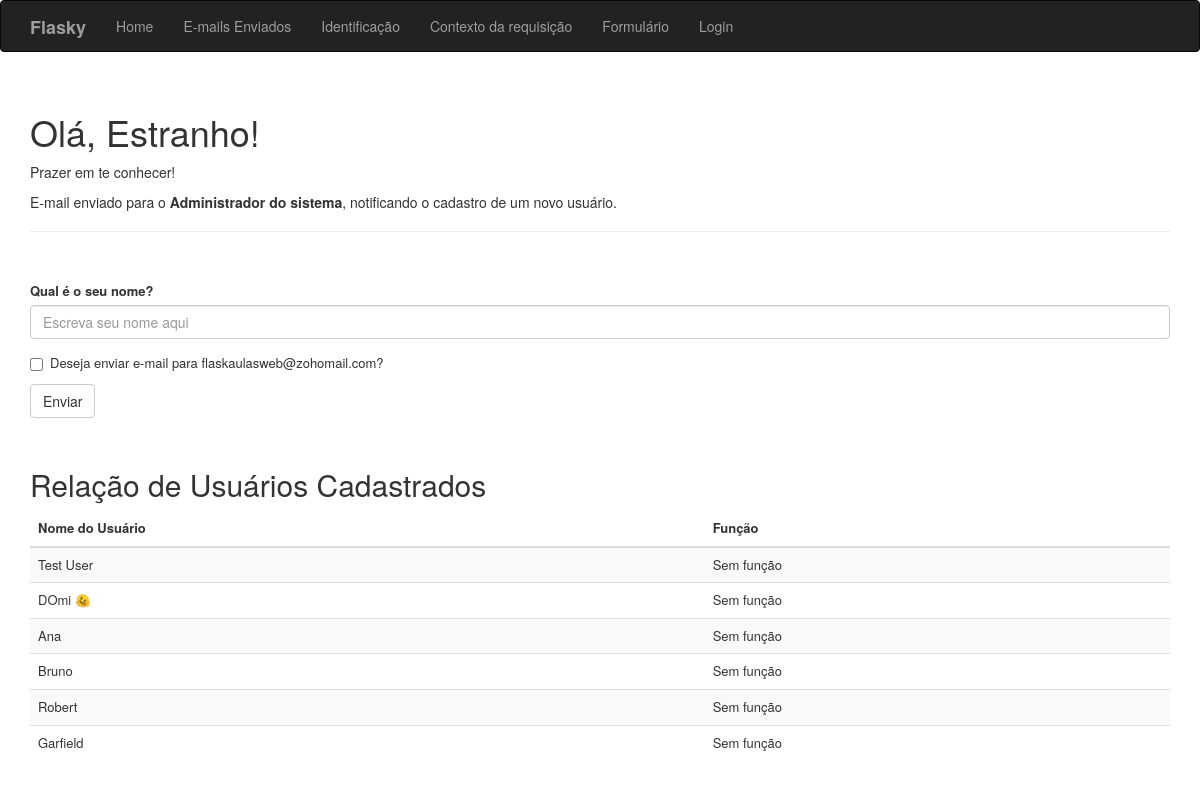
/, run on an earlier commit of the app's database.
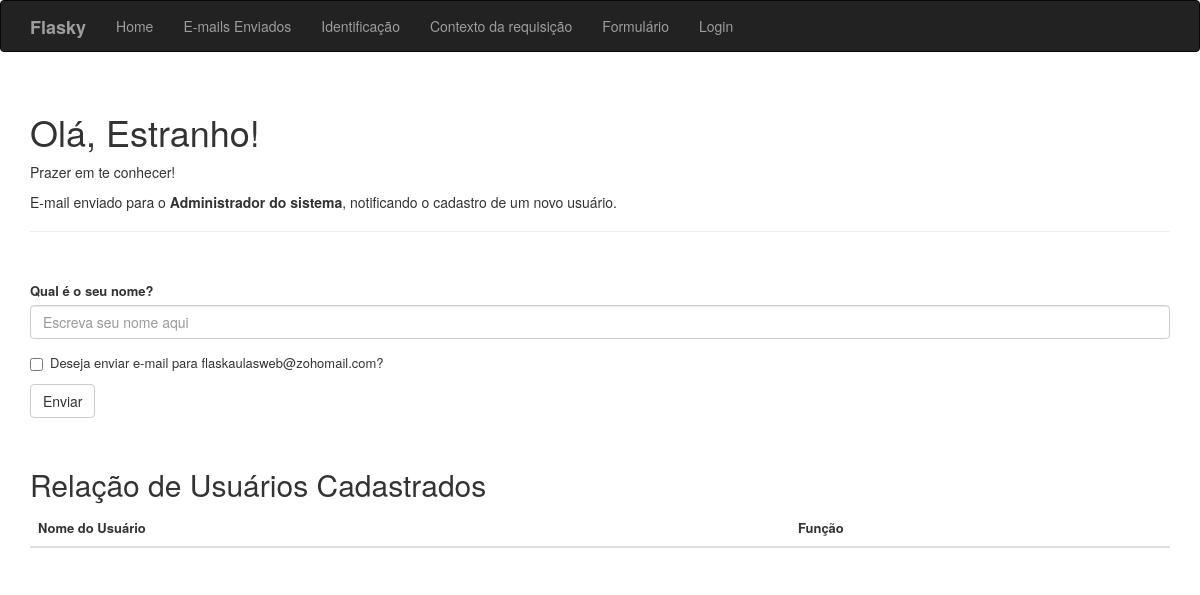
And on a later commit of the database.
### hello.py (models this page shows, shortened)
class User(db.Model):
    __tablename__ = 'users'
    id = db.Column(db.Integer, primary_key=True)
    username = db.Column(db.String(64), unique=True, index=True)
    role_id = db.Column(db.Integer, db.ForeignKey('roles.id'))

### hello.py (the view, shortened to what this page needs)
@app.route('/', methods=['GET', 'POST'])
def index():
    main = Main()
    users = User.query.all()
    users_count = db.session.query(func.count(User.id)).scalar()
    return fk.render_template('index.html',
                              nome=fk.session.get('nome'),
                              known=fk.session.get('known'),
                              main=main,
                              users=users,
                              users_count=users_count,
                              )

### hello.py
class Main(FlaskForm):
    nome = wf.StringField('Qual é o seu nome?', validators=[wtv.DataRequired()], render_kw={"placeholder": "Escreva seu nome aqui"})
    opcaoEmail = wf.BooleanField('Deseja enviar e-mail para flaskaulasweb@zohomail.com?')
    '''
        funcao = wf.SelectField(
        "Qual é a sua função (Role)?",
        choices=[('Administrator', 'Administrator'), ('Moderator', 'Moderator'), ('User', 'User')],
        validators=[wtv.DataRequired()])
    '''
    enviar = wf.SubmitField('Enviar')

### templates/index.html (shortened to what this page needs)
{% extends "base.html" %}
{% import "bootstrap/wtf.html" as wt %}
{% block page_content %}
    <div class="page-header">
        <h1>Olá, {% if nome %}{{ nome }}{% else %}Estranho{% endif %}!</h1>
        {% if known %}
            <p>Feliz em te ver novamente!</p>
        {% else %}
            <p>Prazer em te conhecer!</p>
        {% endif %}
        <p>E-mail enviado para o <strong>Administrador do sistema</strong>, notificando o cadastro de um novo usuário.</p>
    </div>
    <div class="page-content">
        {{ wt.quick_form(main) }}
    </div>
        <div class="page-content">
        <h2>Relação de Usuários Cadastrados</h2>
        <table class="table table-striped table-hover align-middle m-0">
            <thead>
                <tr>
                    <th>Nome do Usuário</th>
                    <th>Função</th>
                </tr>
            </thead>
            <tbody>
                {% for user in users %}
                    <tr>
                        <td>{{ user.username }}</td>
                        <td>{{ user.role.name if user.role else 'Sem função' }}</td>
                    </tr>
                {% endfor %}
            </tbody>
        </table>
    </div>
{% endblock %}

### templates/base.html (shortened to what this page needs)
{% extends "bootstrap/base.html" %}
{% block head %}
    {{ super() }}
    <link rel="stylesheet" href="{{ url_for('static', filename='login.css') }}">
{% endblock %}
{% block navbar %}
    <div class="navbar navbar-inverse" role="navigation">
        <div class="container">
            <div class="navbar-header">
                <a class="navbar-brand" href="/">
                    <b>Flasky</b>
                </a>
            </div>
            <div class="navbar-collapse collapse">
                <ul class="nav navbar-nav">
                    <li><a href="/">Home</a></li>
                    <li><a href="/emailsEnviados   ">E-mails Enviados</a></li>
                    <li><a href="/user/Fabio Teixeira/PT23820X/IFSP">Identificação</a></li>
                    <li><a href="/contextorequisicao/Fabio Teixeira">Contexto da requisição</a></li>
                    <li><a href="/formulario    ">Formulário</a></li>
                    <li><a href="/login   ">Login</a></li>
                </ul>
            </div>
        </div>
    </div>
{% endblock %}
{% block content %}
    <div class="container">
        {% block page_content %}{% endblock %}
{% endblock %}

### static/login.css (style rules this page uses)
.page-content { margin-top: 50px; font-size: 13px; }

What changed in the data, as far as the page shows it:
removed User: username "Test User", role "Sem função"
removed User: username "DOmi 🫠", role "Sem função"
removed User: username "Ana", role "Sem função"
removed User: username "Bruno", role "Sem função"
removed User: username "Robert", role "Sem função"
removed User: username "Garfield", role "Sem função"
